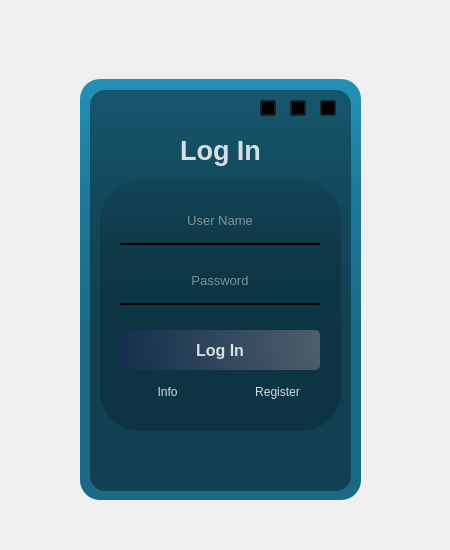
<?xml version="1.0" encoding="UTF-8"?>
<ui version="4.0">
 <class>Login</class>
 <widget class="QWidget" name="Login">
  <property name="geometry">
   <rect>
    <x>0</x>
    <y>0</y>
    <width>450</width>
    <height>550</height>
   </rect>
  </property>
  <property name="sizePolicy">
   <sizepolicy hsizetype="Fixed" vsizetype="Fixed">
    <horstretch>0</horstretch>
    <verstretch>0</verstretch>
   </sizepolicy>
  </property>
  <property name="minimumSize">
   <size>
    <width>450</width>
    <height>550</height>
   </size>
  </property>
  <property name="maximumSize">
   <size>
    <width>450</width>
    <height>550</height>
   </size>
  </property>
  <property name="windowTitle">
   <string>Form</string>
  </property>
  <property name="styleSheet">
   <string notr="true"/>
  </property>
  <widget class="QWidget" name="mainBody" native="true">
   <property name="geometry">
    <rect>
     <x>40</x>
     <y>40</y>
     <width>370</width>
     <height>480</height>
    </rect>
   </property>
   <property name="styleSheet">
    <string notr="true"/>
   </property>
   <widget class="QLabel" name="lbl_frame_back">
    <property name="geometry">
     <rect>
      <x>40</x>
      <y>39</y>
      <width>281</width>
      <height>421</height>
     </rect>
    </property>
    <property name="styleSheet">
     <string notr="true">background-color:#2596be;
border-radius:20px;
</string>
    </property>
    <property name="text">
     <string/>
    </property>
   </widget>
   <widget class="QLabel" name="lbl_frame_middle">
    <property name="geometry">
     <rect>
      <x>40</x>
      <y>39</y>
      <width>281</width>
      <height>421</height>
     </rect>
    </property>
    <property name="styleSheet">
     <string notr="true">background-color:qlineargradient(spread:pad,x1:0,y1:0,x2:0,y2:0.715909,stop:0 rgba(0,0,0,9), stop:0.375 rgba(0,0,0,50),stop:0.835227 rgba(0,0,0,75));
border-radius:20px;
</string>
    </property>
    <property name="text">
     <string/>
    </property>
   </widget>
   <widget class="QLabel" name="lbl_frame_front">
    <property name="geometry">
     <rect>
      <x>50</x>
      <y>50</y>
      <width>261</width>
      <height>401</height>
     </rect>
    </property>
    <property name="styleSheet">
     <string notr="true">background-color:rgba(0,0,0,100);
border-radius:15px;</string>
    </property>
    <property name="text">
     <string/>
    </property>
   </widget>
   <widget class="QPushButton" name="btn_git">
    <property name="geometry">
     <rect>
      <x>60</x>
      <y>400</y>
      <width>32</width>
      <height>32</height>
     </rect>
    </property>
    <property name="cursor">
     <cursorShape>PointingHandCursor</cursorShape>
    </property>
    <property name="styleSheet">
     <string notr="true">QPushButton#btn_git{
	background-color: transparent;
	color:rgba(255, 255, 255, 210);
	border-radius:5px;
}
QPushButton#btn_git:hover{
	background-color: qlineargradient(spread:pad, x1:0, y1:0.505682, x2:1, y2:0.477, stop:0 rgba(40, 67, 98, 219), stop:1 rgba(105, 118, 132, 226));
}
QPushButton#btn_git:pressed{
	padding-left:5px;
	padding-top:5px;
	background-color:rgba(105, 118, 132, 200);
}</string>
    </property>
    <property name="text">
     <string/>
    </property>
    <property name="icon">
     <iconset resource="Icons/login.qrc">
      <normaloff>:/Icons/github.svg</normaloff>:/Icons/github.svg</iconset>
    </property>
    <property name="iconSize">
     <size>
      <width>32</width>
      <height>32</height>
     </size>
    </property>
   </widget>
   <widget class="QPushButton" name="btn_linkedin">
    <property name="geometry">
     <rect>
      <x>130</x>
      <y>400</y>
      <width>32</width>
      <height>32</height>
     </rect>
    </property>
    <property name="cursor">
     <cursorShape>PointingHandCursor</cursorShape>
    </property>
    <property name="styleSheet">
     <string notr="true">QPushButton#btn_linkedin{
	background-color: transparent;
	color:rgba(255, 255, 255, 210);
	border-radius:5px;
}
QPushButton#btn_linkedin:hover{
	background-color: qlineargradient(spread:pad, x1:0, y1:0.505682, x2:1, y2:0.477, stop:0 rgba(40, 67, 98, 219), stop:1 rgba(105, 118, 132, 226));
}
QPushButton#btn_linkedin:pressed{
	padding-left:5px;
	padding-top:5px;
	background-color:rgba(105, 118, 132, 200);
}</string>
    </property>
    <property name="text">
     <string/>
    </property>
    <property name="icon">
     <iconset resource="Icons/login.qrc">
      <normaloff>:/Icons/linkedin.svg</normaloff>:/Icons/linkedin.svg</iconset>
    </property>
    <property name="iconSize">
     <size>
      <width>32</width>
      <height>32</height>
     </size>
    </property>
   </widget>
   <widget class="QPushButton" name="btn_email">
    <property name="geometry">
     <rect>
      <x>200</x>
      <y>400</y>
      <width>32</width>
      <height>32</height>
     </rect>
    </property>
    <property name="cursor">
     <cursorShape>PointingHandCursor</cursorShape>
    </property>
    <property name="styleSheet">
     <string notr="true">QPushButton#btn_email{
	background-color: transparent;
	color:rgba(255, 255, 255, 210);
	border-radius:5px;
}
QPushButton#btn_email:hover{
	background-color: qlineargradient(spread:pad, x1:0, y1:0.505682, x2:1, y2:0.477, stop:0 rgba(40, 67, 98, 219), stop:1 rgba(105, 118, 132, 226));
}
QPushButton#btn_email:pressed{
	padding-left:5px;
	padding-top:5px;
	background-color:rgba(105, 118, 132, 200);
}</string>
    </property>
    <property name="text">
     <string/>
    </property>
    <property name="icon">
     <iconset resource="Icons/login.qrc">
      <normaloff>:/Icons/mail.svg</normaloff>:/Icons/mail.svg</iconset>
    </property>
    <property name="iconSize">
     <size>
      <width>32</width>
      <height>32</height>
     </size>
    </property>
   </widget>
   <widget class="QPushButton" name="btn_cv">
    <property name="geometry">
     <rect>
      <x>270</x>
      <y>400</y>
      <width>32</width>
      <height>32</height>
     </rect>
    </property>
    <property name="cursor">
     <cursorShape>PointingHandCursor</cursorShape>
    </property>
    <property name="styleSheet">
     <string notr="true">QPushButton#btn_cv{
	background-color: transparent;
	color:rgba(255, 255, 255, 210);
	border-radius:5px;
}
QPushButton#btn_cv:hover{
	background-color: qlineargradient(spread:pad, x1:0, y1:0.505682, x2:1, y2:0.477, stop:0 rgba(40, 67, 98, 219), stop:1 rgba(105, 118, 132, 226));
}
QPushButton#btn_cv:pressed{
	padding-left:5px;
	padding-top:5px;
	background-color:rgba(105, 118, 132, 200);
}</string>
    </property>
    <property name="text">
     <string/>
    </property>
    <property name="icon">
     <iconset resource="Icons/login.qrc">
      <normaloff>:/Icons/clipboard.svg</normaloff>:/Icons/clipboard.svg</iconset>
    </property>
    <property name="iconSize">
     <size>
      <width>32</width>
      <height>32</height>
     </size>
    </property>
   </widget>
   <widget class="QPushButton" name="btn_minimize">
    <property name="geometry">
     <rect>
      <x>220</x>
      <y>60</y>
      <width>16</width>
      <height>16</height>
     </rect>
    </property>
    <property name="cursor">
     <cursorShape>PointingHandCursor</cursorShape>
    </property>
    <property name="styleSheet">
     <string notr="true">background-color: transparent;
</string>
    </property>
    <property name="text">
     <string/>
    </property>
    <property name="icon">
     <iconset resource="Icons/login.qrc">
      <normaloff>:/Icons/chevron-down.svg</normaloff>:/Icons/chevron-down.svg</iconset>
    </property>
    <property name="iconSize">
     <size>
      <width>32</width>
      <height>32</height>
     </size>
    </property>
   </widget>
   <widget class="QPushButton" name="btn_expand">
    <property name="geometry">
     <rect>
      <x>250</x>
      <y>60</y>
      <width>16</width>
      <height>16</height>
     </rect>
    </property>
    <property name="maximumSize">
     <size>
      <width>16</width>
      <height>16</height>
     </size>
    </property>
    <property name="cursor">
     <cursorShape>PointingHandCursor</cursorShape>
    </property>
    <property name="styleSheet">
     <string notr="true">background-color: transparent;
</string>
    </property>
    <property name="text">
     <string/>
    </property>
    <property name="icon">
     <iconset resource="Icons/login.qrc">
      <normaloff>:/Icons/maximize-2 .svg</normaloff>:/Icons/maximize-2 .svg</iconset>
    </property>
    <property name="iconSize">
     <size>
      <width>32</width>
      <height>32</height>
     </size>
    </property>
   </widget>
   <widget class="QPushButton" name="btn_exit">
    <property name="geometry">
     <rect>
      <x>280</x>
      <y>60</y>
      <width>16</width>
      <height>16</height>
     </rect>
    </property>
    <property name="cursor">
     <cursorShape>PointingHandCursor</cursorShape>
    </property>
    <property name="styleSheet">
     <string notr="true">background-color: transparent;
</string>
    </property>
    <property name="text">
     <string/>
    </property>
    <property name="icon">
     <iconset resource="Icons/login.qrc">
      <normaloff>:/Icons/x.svg</normaloff>:/Icons/x.svg</iconset>
    </property>
    <property name="iconSize">
     <size>
      <width>32</width>
      <height>32</height>
     </size>
    </property>
   </widget>
   <widget class="QStackedWidget" name="pages">
    <property name="geometry">
     <rect>
      <x>60</x>
      <y>140</y>
      <width>241</width>
      <height>251</height>
     </rect>
    </property>
    <property name="styleSheet">
     <string notr="true">background-color:qlineargradient(spread:pad,x1:0,y1:0,x2:0,y2:0.715909,stop:0 rgba(0,0,0,9), stop:0.375 rgba(0,0,0,25),stop:0.835227 rgba(0,0,0,25));
border-radius:40px;</string>
    </property>
    <property name="currentIndex">
     <number>0</number>
    </property>
    <widget class="QWidget" name="login_page">
     <widget class="QPushButton" name="btn_lgn_register">
      <property name="geometry">
       <rect>
        <x>140</x>
        <y>200</y>
        <width>75</width>
        <height>23</height>
       </rect>
      </property>
      <property name="styleSheet">
       <string notr="true">QPushButton#btn_lgn_register{
	background-color: transparent;
	color:rgba(255, 255, 255, 210);
	border-radius:5px;
}
QPushButton#btn_lgn_register:hover{
	background-color: qlineargradient(spread:pad, x1:0, y1:0.505682, x2:1, y2:0.477, stop:0 rgba(40, 67, 98, 219), stop:1 rgba(105, 118, 132, 226));
}
QPushButton#btn_lgn_register:pressed{
	padding-left:5px;
	padding-top:5px;
	background-color:rgba(105, 118, 132, 200);
}</string>
      </property>
      <property name="text">
       <string>Register</string>
      </property>
     </widget>
     <widget class="QPushButton" name="btn_lgn_login">
      <property name="geometry">
       <rect>
        <x>20</x>
        <y>150</y>
        <width>200</width>
        <height>40</height>
       </rect>
      </property>
      <property name="font">
       <font>
        <pointsize>12</pointsize>
        <weight>75</weight>
        <bold>true</bold>
       </font>
      </property>
      <property name="cursor">
       <cursorShape>PointingHandCursor</cursorShape>
      </property>
      <property name="styleSheet">
       <string notr="true">QPushButton#btn_lgn_login{
	background-color: qlineargradient(spread:pad, x1:0, y1:0.505682, x2:1, y2:0.477, stop:0 rgba(20, 47, 78, 219), stop:1 rgba(85, 98, 112, 226));
	color:rgba(255, 255, 255, 210);
	border-radius:5px;
}
QPushButton#btn_lgn_login:hover{
	background-color: qlineargradient(spread:pad, x1:0, y1:0.505682, x2:1, y2:0.477, stop:0 rgba(40, 67, 98, 219), stop:1 rgba(105, 118, 132, 226));
}
QPushButton#btn_lgn_login:pressed{
	padding-left:5px;
	padding-top:5px;
	background-color:rgba(105, 118, 132, 200);
}</string>
      </property>
      <property name="text">
       <string>Log In</string>
      </property>
     </widget>
     <widget class="QLineEdit" name="line_lgn_password">
      <property name="geometry">
       <rect>
        <x>20</x>
        <y>85</y>
        <width>200</width>
        <height>40</height>
       </rect>
      </property>
      <property name="font">
       <font>
        <pointsize>10</pointsize>
       </font>
      </property>
      <property name="styleSheet">
       <string notr="true">background-color:rgba(0,0,0,0);
border:none;
border-bottom:2px solid rgba(105,1118,132,255);
color:rgba(255,255,255,230);
padding-bottom:7px;</string>
      </property>
      <property name="echoMode">
       <enum>QLineEdit::Password</enum>
      </property>
      <property name="alignment">
       <set>Qt::AlignCenter</set>
      </property>
      <property name="placeholderText">
       <string>Password</string>
      </property>
     </widget>
     <widget class="QLineEdit" name="line_lgn_userName">
      <property name="geometry">
       <rect>
        <x>20</x>
        <y>25</y>
        <width>200</width>
        <height>40</height>
       </rect>
      </property>
      <property name="font">
       <font>
        <pointsize>10</pointsize>
       </font>
      </property>
      <property name="styleSheet">
       <string notr="true">background-color:rgba(0,0,0,0);
border:none;
border-bottom:2px solid rgba(105,1118,132,255);
color:rgba(255,255,255,230);
padding-bottom:7px;</string>
      </property>
      <property name="alignment">
       <set>Qt::AlignCenter</set>
      </property>
      <property name="placeholderText">
       <string>User Name</string>
      </property>
     </widget>
     <widget class="QPushButton" name="btn_lgn_info">
      <property name="geometry">
       <rect>
        <x>30</x>
        <y>200</y>
        <width>75</width>
        <height>23</height>
       </rect>
      </property>
      <property name="styleSheet">
       <string notr="true">QPushButton#btn_lgn_info{
	background-color: transparent;
	color:rgba(255, 255, 255, 210);
	border-radius:5px;
}
QPushButton#btn_lgn_info:hover{
	background-color: qlineargradient(spread:pad, x1:0, y1:0.505682, x2:1, y2:0.477, stop:0 rgba(40, 67, 98, 219), stop:1 rgba(105, 118, 132, 226));
}
QPushButton#btn_lgn_info:pressed{
	padding-left:5px;
	padding-top:5px;
	background-color:rgba(105, 118, 132, 200);
}</string>
      </property>
      <property name="text">
       <string>Info</string>
      </property>
     </widget>
    </widget>
    <widget class="QWidget" name="info_page">
     <widget class="QPushButton" name="btn_info_return">
      <property name="geometry">
       <rect>
        <x>10</x>
        <y>190</y>
        <width>221</width>
        <height>40</height>
       </rect>
      </property>
      <property name="font">
       <font>
        <pointsize>12</pointsize>
        <weight>75</weight>
        <bold>true</bold>
       </font>
      </property>
      <property name="cursor">
       <cursorShape>PointingHandCursor</cursorShape>
      </property>
      <property name="styleSheet">
       <string notr="true">QPushButton#btn_info_return{
	background-color: qlineargradient(spread:pad, x1:0, y1:0.505682, x2:1, y2:0.477, stop:0 rgba(20, 47, 78, 219), stop:1 rgba(85, 98, 112, 226));
	color:rgba(255, 255, 255, 210);
	border-radius:5px;
}
QPushButton#btn_info_return:hover{
	background-color: qlineargradient(spread:pad, x1:0, y1:0.505682, x2:1, y2:0.477, stop:0 rgba(40, 67, 98, 219), stop:1 rgba(105, 118, 132, 226));
}
QPushButton#btn_info_return:pressed{
	padding-left:5px;
	padding-top:5px;
	background-color:rgba(105, 118, 132, 200);
}</string>
      </property>
      <property name="text">
       <string>RETURN</string>
      </property>
     </widget>
     <widget class="QLabel" name="lbl_info_message">
      <property name="geometry">
       <rect>
        <x>10</x>
        <y>20</y>
        <width>221</width>
        <height>161</height>
       </rect>
      </property>
      <property name="font">
       <font>
        <pointsize>12</pointsize>
        <weight>75</weight>
        <bold>true</bold>
       </font>
      </property>
      <property name="styleSheet">
       <string notr="true">color:rgba(255,255,255,210);
border-radius:20px;
</string>
      </property>
      <property name="text">
       <string>&lt;html&gt;&lt;head/&gt;&lt;body&gt;&lt;p align=&quot;center&quot;&gt;Info Message&lt;/p&gt;&lt;/body&gt;&lt;/html&gt;</string>
      </property>
      <property name="alignment">
       <set>Qt::AlignCenter</set>
      </property>
      <property name="wordWrap">
       <bool>true</bool>
      </property>
     </widget>
    </widget>
    <widget class="QWidget" name="register_page">
     <widget class="QPushButton" name="btn_rg_register">
      <property name="geometry">
       <rect>
        <x>20</x>
        <y>185</y>
        <width>200</width>
        <height>40</height>
       </rect>
      </property>
      <property name="font">
       <font>
        <pointsize>12</pointsize>
        <weight>75</weight>
        <bold>true</bold>
       </font>
      </property>
      <property name="cursor">
       <cursorShape>PointingHandCursor</cursorShape>
      </property>
      <property name="styleSheet">
       <string notr="true">QPushButton#btn_rg_register{
	background-color: qlineargradient(spread:pad, x1:0, y1:0.505682, x2:1, y2:0.477, stop:0 rgba(20, 47, 78, 219), stop:1 rgba(85, 98, 112, 226));
	color:rgba(255, 255, 255, 210);
	border-radius:5px;
}
QPushButton#btn_rg_register:hover{
	background-color: qlineargradient(spread:pad, x1:0, y1:0.505682, x2:1, y2:0.477, stop:0 rgba(40, 67, 98, 219), stop:1 rgba(105, 118, 132, 226));
}
QPushButton#btn_rg_registern:pressed{
	padding-left:5px;
	padding-top:5px;
	background-color:rgba(105, 118, 132, 200);
}</string>
      </property>
      <property name="text">
       <string>Register</string>
      </property>
     </widget>
     <widget class="QLineEdit" name="line_rg_password">
      <property name="geometry">
       <rect>
        <x>20</x>
        <y>50</y>
        <width>200</width>
        <height>40</height>
       </rect>
      </property>
      <property name="font">
       <font>
        <pointsize>10</pointsize>
       </font>
      </property>
      <property name="styleSheet">
       <string notr="true">background-color:rgba(0,0,0,0);
border:none;
border-bottom:2px solid rgba(105,1118,132,255);
color:rgba(255,255,255,230);
padding-bottom:7px;</string>
      </property>
      <property name="echoMode">
       <enum>QLineEdit::Password</enum>
      </property>
      <property name="alignment">
       <set>Qt::AlignCenter</set>
      </property>
      <property name="placeholderText">
       <string>Password</string>
      </property>
     </widget>
     <widget class="QLineEdit" name="line_rg_userName">
      <property name="geometry">
       <rect>
        <x>20</x>
        <y>10</y>
        <width>200</width>
        <height>40</height>
       </rect>
      </property>
      <property name="font">
       <font>
        <pointsize>10</pointsize>
       </font>
      </property>
      <property name="styleSheet">
       <string notr="true">background-color:rgba(0,0,0,0);
border:none;
border-bottom:2px solid rgba(105,1118,132,255);
color:rgba(255,255,255,230);
padding-bottom:7px;</string>
      </property>
      <property name="alignment">
       <set>Qt::AlignCenter</set>
      </property>
      <property name="placeholderText">
       <string>User Name</string>
      </property>
     </widget>
     <widget class="QLineEdit" name="line_rg_email">
      <property name="geometry">
       <rect>
        <x>20</x>
        <y>100</y>
        <width>200</width>
        <height>40</height>
       </rect>
      </property>
      <property name="font">
       <font>
        <pointsize>10</pointsize>
       </font>
      </property>
      <property name="styleSheet">
       <string notr="true">background-color:rgba(0,0,0,0);
border:none;
border-bottom:2px solid rgba(105,1118,132,255);
color:rgba(255,255,255,230);
padding-bottom:7px;</string>
      </property>
      <property name="alignment">
       <set>Qt::AlignCenter</set>
      </property>
      <property name="placeholderText">
       <string>Email</string>
      </property>
     </widget>
     <widget class="QLineEdit" name="line_rg_phone">
      <property name="geometry">
       <rect>
        <x>20</x>
        <y>140</y>
        <width>200</width>
        <height>40</height>
       </rect>
      </property>
      <property name="font">
       <font>
        <pointsize>10</pointsize>
       </font>
      </property>
      <property name="styleSheet">
       <string notr="true">background-color:rgba(0,0,0,0);
border:none;
border-bottom:2px solid rgba(105,1118,132,255);
color:rgba(255,255,255,230);
padding-bottom:7px;</string>
      </property>
      <property name="alignment">
       <set>Qt::AlignCenter</set>
      </property>
      <property name="placeholderText">
       <string>Phone</string>
      </property>
     </widget>
    </widget>
   </widget>
   <widget class="QPushButton" name="btn_toggle_password">
    <property name="geometry">
     <rect>
      <x>60</x>
      <y>50</y>
      <width>31</width>
      <height>31</height>
     </rect>
    </property>
    <property name="cursor">
     <cursorShape>PointingHandCursor</cursorShape>
    </property>
    <property name="styleSheet">
     <string notr="true">QPushButton#btn_toggle_password{
	background-color: transparent;
	color:rgba(255, 255, 255, 210);
	border-radius:5px;
}
QPushButton#btn_toggle_password:hover{
	background-color: qlineargradient(spread:pad, x1:0, y1:0.505682, x2:1, y2:0.477, stop:0 rgba(40, 67, 98, 219), stop:1 rgba(105, 118, 132, 226));
}
QPushButton#btn_toggle_password:pressed{
	padding-left:5px;
	padding-top:5px;
	background-color:rgba(105, 118, 132, 200);
}</string>
    </property>
    <property name="text">
     <string/>
    </property>
    <property name="icon">
     <iconset resource="Icons/login.qrc">
      <normaloff>:/Icons/eye.svg</normaloff>:/Icons/eye.svg</iconset>
    </property>
    <property name="iconSize">
     <size>
      <width>32</width>
      <height>32</height>
     </size>
    </property>
   </widget>
   <widget class="QLabel" name="lbl_lgn_login_2">
    <property name="geometry">
     <rect>
      <x>110</x>
      <y>90</y>
      <width>141</width>
      <height>40</height>
     </rect>
    </property>
    <property name="font">
     <font>
      <pointsize>20</pointsize>
      <weight>75</weight>
      <bold>true</bold>
     </font>
    </property>
    <property name="styleSheet">
     <string notr="true">color:rgba(255,255,255,210);
border-radius:40px;
</string>
    </property>
    <property name="text">
     <string>Log In</string>
    </property>
    <property name="alignment">
     <set>Qt::AlignCenter</set>
    </property>
   </widget>
  </widget>
 </widget>
 <tabstops>
  <tabstop>btn_toggle_password</tabstop>
  <tabstop>btn_minimize</tabstop>
  <tabstop>btn_expand</tabstop>
  <tabstop>btn_exit</tabstop>
  <tabstop>line_lgn_userName</tabstop>
  <tabstop>line_lgn_password</tabstop>
  <tabstop>btn_lgn_login</tabstop>
  <tabstop>btn_lgn_info</tabstop>
  <tabstop>btn_lgn_register</tabstop>
  <tabstop>btn_git</tabstop>
  <tabstop>btn_linkedin</tabstop>
  <tabstop>btn_email</tabstop>
  <tabstop>btn_cv</tabstop>
  <tabstop>btn_info_return</tabstop>
  <tabstop>line_rg_userName</tabstop>
  <tabstop>line_rg_password</tabstop>
  <tabstop>line_rg_email</tabstop>
  <tabstop>line_rg_phone</tabstop>
  <tabstop>btn_rg_register</tabstop>
 </tabstops>
 <resources>
  <include location="Icons/login.qrc"/>
 </resources>
 <connections/>
</ui>
